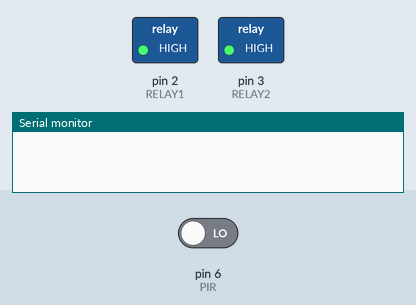
This sketch was run on a simulated Arduino Uno, built with avr-gcc and run on an emulated ATmega328P. Shown: switched loads named in the sketch (green lamp = pin HIGH), the last lines printed to the serial monitor. Inputs (shaded band) come from the test bench; at power-on: pin 6 (PIR) LOW.

Above: at 1.2 s.
1.3 s: pin 6 (PIR) driven HIGH
At 2.3 s:
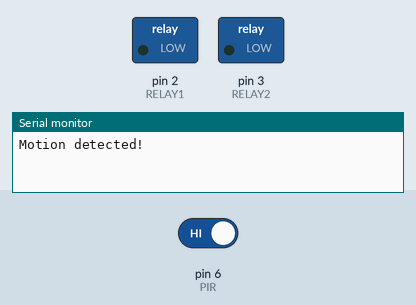
Timing chart, 0 to 4.3 s (numbered marks = the images above; inputs shaded):
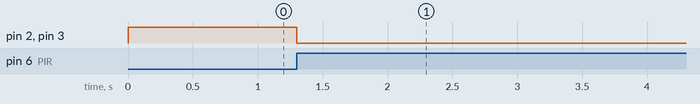

The sketch:

4-channel-relay.ino
```cpp
#define RELAY1 2
#define RELAY2 3
#define RELAY3 4
#define RELAY4 5
#define PIR 6

int pirState = LOW;   //assume no motion
int val = 0;          //var for reading pir

void setup() {
 pinMode(RELAY1, OUTPUT);
 pinMode(RELAY2, OUTPUT);

 pinMode(PIR, INPUT);

 digitalWrite(RELAY1,HIGH); //turn relay off
 digitalWrite(RELAY2,HIGH); //turn relay off

 Serial.begin(9600);
}

void loop() {
  val = digitalRead(PIR);   // read input val
  if (val == HIGH) {
    if (pirState == LOW) {
      // we have just turned on
      Serial.println("Motion detected!");
      digitalWrite(RELAY1,LOW);  //turn relay on
      digitalWrite(RELAY2,LOW);  //turn relay on
      delay(90000);               //wait 2 seconds
      digitalWrite(RELAY1,HIGH); //turn relay off
      digitalWrite(RELAY2,HIGH); //turn relay off
      pirState = HIGH;
    }
   } else {
      if (pirState == HIGH){
        // we have just turned of
        Serial.println("Motion ended!");
        // We only want to print on the output change, not state
        pirState = LOW;
        delay(60000);
    }
  }
}
```

Measured:
- after the input at 1.3 s, pin 2 (RELAY1), pin 3 (RELAY2): HIGH → LOW at once
